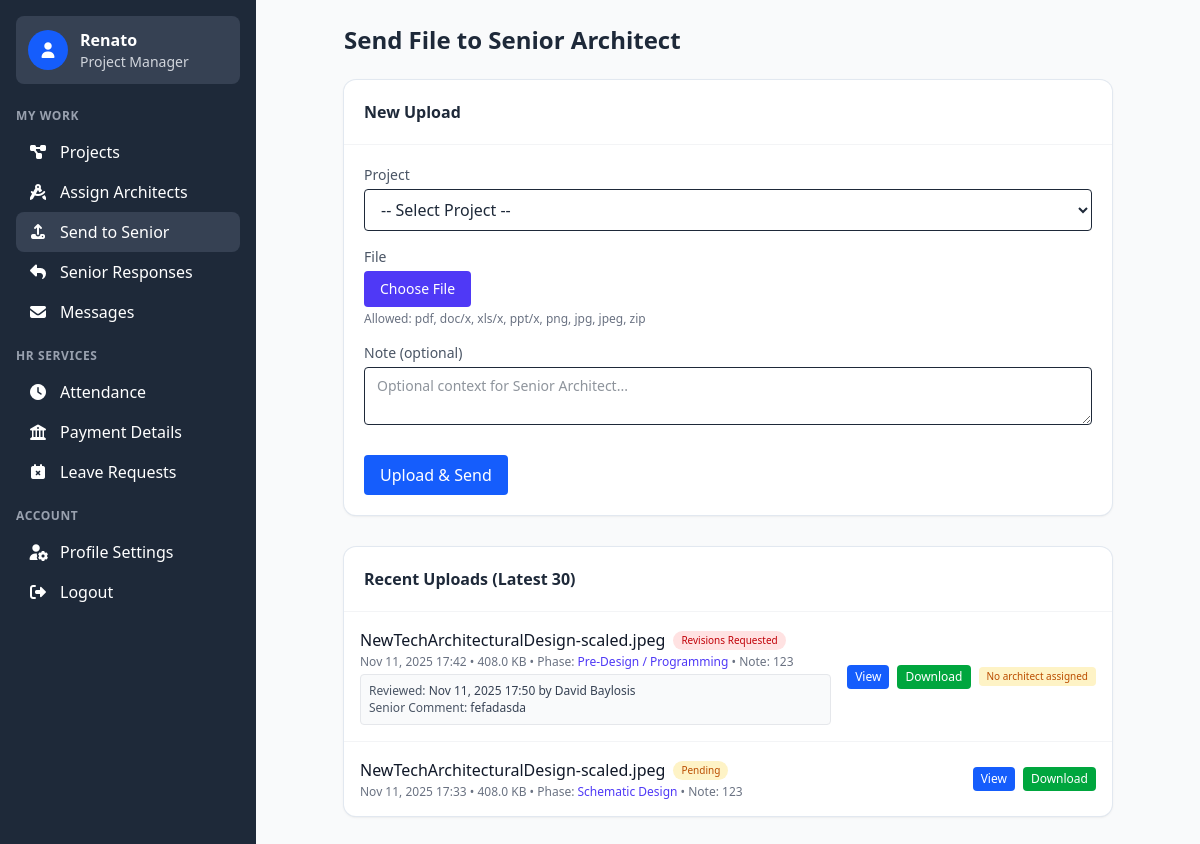
The app's page /employees/project_manager/pm_send_senior.php (signed in) with its own data.
### tables this page shows
CREATE TABLE `pm_senior_files` (
  `id` int(10) UNSIGNED NOT NULL,
  `project_id` int(10) UNSIGNED NOT NULL,
  `uploaded_by_employee_id` int(10) UNSIGNED NOT NULL,
  `design_phase` varchar(100) DEFAULT NULL,
  `original_name` varchar(255) NOT NULL,
  `stored_name` varchar(255) NOT NULL,
  `relative_path` varchar(255) NOT NULL,
  `mime_type` varchar(150) DEFAULT NULL,
  `size` bigint(20) UNSIGNED DEFAULT NULL,
  `note` text DEFAULT NULL,
  `status` enum('pending','reviewed','revisions_requested') NOT NULL DEFAULT 'pending',
  `senior_comment` text DEFAULT NULL,
  `reviewed_by_employee_id` int(11) DEFAULT NULL,
  `reviewed_at` datetime DEFAULT NULL,
  `uploaded_at` datetime NOT NULL DEFAULT current_timestamp()
);

### employees/project_manager/pm_send_senior.php (the view, shortened to what this page needs)
<?php
$db = getDB();
$db->setAttribute(PDO::ATTR_ERRMODE, PDO::ERRMODE_EXCEPTION);
$userId = (int)($_SESSION['user_id'] ?? 0);
try {
  $db->exec("CREATE TABLE IF NOT EXISTS pm_senior_files (
    id INT UNSIGNED NOT NULL AUTO_INCREMENT,
    project_id INT NOT NULL,
    uploaded_by_employee_id INT NULL,
    design_phase VARCHAR(150) NULL,
    original_name VARCHAR(255) NOT NULL,
    stored_name VARCHAR(255) NOT NULL,
    relative_path VARCHAR(255) NOT NULL,
    mime_type VARCHAR(100) NULL,
    size INT NULL,
    note TEXT NULL,
    status VARCHAR(50) DEFAULT 'pending',
    senior_comment TEXT NULL,
    reviewed_by_employee_id INT NULL,
    reviewed_at TIMESTAMP NULL DEFAULT NULL,
    uploaded_at TIMESTAMP NOT NULL DEFAULT CURRENT_TIMESTAMP,
    PRIMARY KEY (id),
    INDEX idx_project (project_id),
    INDEX idx_uploader (uploaded_by_employee_id),
    INDEX idx_status (status),
    INDEX idx_uploaded_at (uploaded_at)
  ) ENGINE=InnoDB DEFAULT CHARSET=utf8mb4 COLLATE=utf8mb4_general_ci");
} catch (Throwable $e) {  }
try {
  $empStmt = $db->prepare('SELECT employee_id FROM employees WHERE user_id = ? LIMIT 1');
  $empStmt->execute([$userId]);
  $row = $empStmt->fetch(PDO::FETCH_ASSOC);
  $employeeId = $row ? (int)$row['employee_id'] : 0;
} catch (Throwable $e) { $employeeId = 0; }
$recent = [];
try {
  $cols = [];
  try {
    $cRes = $db->query("SHOW COLUMNS FROM pm_senior_files");
    while ($c = $cRes->fetch(PDO::FETCH_ASSOC)) { $cols[$c['Field']] = true; }
  } catch (Throwable $ign) {}
  $select = [
    'id','project_id','design_phase','original_name','stored_name','relative_path','mime_type','size','note','uploaded_at'
  ];
  $hasStatus = isset($cols['status']);
  $hasComment = isset($cols['senior_comment']);
  $hasReviewedAt = isset($cols['reviewed_at']);
  $hasReviewer = isset($cols['reviewed_by_employee_id']);
  if ($hasStatus) { $select[] = "status"; }
  if ($hasComment) { $select[] = 'senior_comment'; }
  if ($hasReviewedAt) { $select[] = 'reviewed_at'; }
  if ($hasReviewer) { $select[] = 'reviewed_by_employee_id'; }
  $sql = 'SELECT ' . implode(',', $select) . ' FROM pm_senior_files WHERE uploaded_by_employee_id = ? ORDER BY uploaded_at DESC LIMIT 30';
  $list = $db->prepare($sql);
  $list->execute([$employeeId]);
  $recent = $list->fetchAll(PDO::FETCH_ASSOC);
  $projectArchitectMap = [];
  if ($recent) {
    $pids = [];
    foreach ($recent as $r) { if (!empty($r['project_id'])) { $pids[(int)$r['project_id']] = true; } }
    if ($pids) {
      $in = implode(',', array_map('intval', array_keys($pids)));
      try {
        $pa = $db->query("SELECT project_id, architect_id FROM projects WHERE project_id IN ($in)");
        while ($pr = $pa->fetch(PDO::FETCH_ASSOC)) { $projectArchitectMap[(int)$pr['project_id']] = (int)$pr['architect_id']; }
      } catch (Throwable $ign) {}
    }
  }
} catch (Throwable $e) {
  $dirScan = __DIR__ . '/../../PMuploads/';
  if (is_dir($dirScan)) {
    $files = array_diff(@scandir($dirScan, SCANDIR_SORT_DESCENDING) ?: [], ['.','..']);
    $count = 0;
    foreach ($files as $f) {
      $path = $dirScan . $f;
      if (is_file($path)) {
        $metaPath = $path . '.meta.json';
        $meta = [];
        if (is_file($metaPath)) {
          $json = @file_get_contents($metaPath);
            $meta = json_decode($json, true) ?: [];
        }
        $recent[] = [
          'original_name' => $meta['original_name'] ?? $f,
          'stored_name' => $f,
          'design_phase' => $meta['design_phase'] ?? '',
          'size' => filesize($path),
          'note' => $meta['note'] ?? '',
          'uploaded_at' => date('Y-m-d H:i:s', filemtime($path)),
          'status' => null,
          'relative_path' => 'PMuploads/' . $f
        ];
        if (++$count >= 30) break;
      }
    }
  }
}
include __DIR__ . '/../../backend/core/header.php';
?>
<main class="min-h-screen bg-gray-50 p-6">
  <div class="max-w-3xl mx-auto">
    <h1 class="text-2xl font-bold mb-6">Send File to Senior Architect</h1>
    <div class="bg-white rounded-xl shadow-sm ring-1 ring-slate-200 mb-8">
      <div class="p-5 border-b border-gray-100 font-semibold">New Upload</div>
      <form method="post" enctype="multipart/form-data" class="p-5 space-y-4" id="pmSendForm">
        <div>
          <label class="block text-sm text-gray-600 mb-1">Project</label>
          <select name="project_id" class="w-full border rounded px-3 py-2" required>
            <option value="">-- Select Project --</option>
          </select>
        </div>
        <div>
          <label class="block text-sm text-gray-600 mb-1">File</label>
          <label for="pmFileInput" class="inline-block cursor-pointer px-4 py-2 bg-indigo-600 text-white rounded text-sm hover:bg-indigo-700">Choose File</label>
          <p class="text-xs text-gray-500 mt-1">Allowed: pdf, doc/x, xls/x, ppt/x, png, jpg, jpeg, zip</p>
        </div>
        <div>
          <label class="block text-sm text-gray-600 mb-1">Note (optional)</label>
          <textarea name="note" rows="2" class="w-full border rounded px-3 py-2 text-sm" placeholder="Optional context for Senior Architect..."></textarea>
        </div>
        <div class="pt-2">
          <button type="submit" class="px-4 py-2 bg-blue-600 text-white rounded hover:bg-blue-700">Upload & Send</button>
        </div>
      </form>
    </div>
    <div class="bg-white rounded-xl shadow-sm ring-1 ring-slate-200">
      <div class="p-5 border-b border-gray-100 font-semibold">Recent Uploads (Latest 30)</div>
      <?php if (!$recent): ?>
        <div class="p-5 text-gray-500">No files uploaded yet.</div>
      <?php else: ?>
        <ul class="divide-y divide-gray-100">
          <?php foreach ($recent as $r): ?>
            <?php
              $phaseDisp = $r['design_phase'] ?? ($r['phase'] ?? '');
              $status = $r['status'] ?? null;
              $statusColor = 'bg-gray-200 text-gray-700';
              if ($status === 'pending') $statusColor = 'bg-amber-100 text-amber-700';
              elseif ($status === 'forwarded') $statusColor = 'bg-sky-100 text-sky-700';
              elseif ($status === 'reviewed') $statusColor = 'bg-green-100 text-green-700';
              elseif ($status === 'revisions_requested') $statusColor = 'bg-red-100 text-red-700';
              $fileUrl = '/ArchiFlow/' . ($r['relative_path'] ?? ('PMuploads/' . $r['stored_name']));
              $hasSeniorComment = !empty($r['senior_comment']);
              $reviewedAtFmt = !empty($r['reviewed_at']) ? date('M j, Y H:i', strtotime($r['reviewed_at'])) : '';
            ?>
            <li class="p-4 flex flex-col gap-3 md:flex-row md:items-center md:gap-4">
              <div class="flex-1 min-w-0">
                <div class="flex items-center gap-2">
                  <div class="font-medium text-gray-900 truncate"><?php echo htmlspecialchars($r['original_name'] ?? $r['stored_name']); ?></div>
                  <?php if ($status): ?><span class="text-[10px] px-2 py-0.5 rounded-full <?php echo $statusColor; ?> capitalize"><?php echo htmlspecialchars(str_replace('_',' ',$status)); ?></span><?php endif; ?>
                </div>
                <div class="text-xs text-gray-500 mt-0.5">
                  <?php echo date('M j, Y H:i', strtotime($r['uploaded_at'] ?? (date('Y-m-d H:i:s')))); ?> • <?php echo isset($r['size'])?number_format(((int)$r['size'])/1024,1):'0'; ?> KB
                  <?php if (!empty($phaseDisp)): ?> • Phase: <span class="text-indigo-600"><?php echo htmlspecialchars($phaseDisp); ?></span><?php endif; ?>
                  <?php if (!empty($r['note'])): ?> • Note: <?php echo htmlspecialchars($r['note']); ?><?php endif; ?>
                </div>
                <?php if ($hasSeniorComment || $reviewedAtFmt): ?>
                  <div class="mt-1 text-xs bg-gray-50 border border-gray-200 rounded p-2 text-gray-700 leading-snug">
                    <?php if ($reviewedAtFmt): ?>
                      <div><span class="font-medium text-gray-600">Reviewed:</span> <?php echo htmlspecialchars($reviewedAtFmt); ?><?php if (!empty($r['_reviewer_name'])): ?> by <?php echo htmlspecialchars($r['_reviewer_name']); ?><?php endif; ?></div>
                    <?php endif; ?>
                    <?php if ($hasSeniorComment): ?>
                      <div><span class="font-medium text-gray-600">Senior Comment:</span> <?php echo nl2br(htmlspecialchars($r['senior_comment'])); ?></div>
                    <?php endif; ?>
                  </div>
                <?php endif; ?>
              </div>
              <div class="flex items-center gap-2 shrink-0">
                <a href="<?php echo htmlspecialchars($fileUrl); ?>" target="_blank" class="px-2 py-1 bg-blue-600 text-white rounded text-xs hover:bg-blue-700">View</a>
                <a href="<?php echo htmlspecialchars($fileUrl); ?>" download class="px-2 py-1 bg-green-600 text-white rounded text-xs hover:bg-green-700">Download</a>
                <?php if (!empty($status) && $status === 'revisions_requested' && !empty($r['senior_comment']) && !empty($r['project_id']) && !empty($projectArchitectMap[(int)$r['project_id']])): ?>
                  <form method="post" onsubmit="return confirm('Forward this revision request to the assigned architect?');" class="inline">
                    <input type="hidden" name="forward_file_id" value="<?php echo (int)$r['id']; ?>" />
                    <button type="submit" class="px-2 py-1 bg-amber-600 text-white rounded text-xs hover:bg-amber-700">Forward to Architect</button>
                  </form>
                <?php elseif (!empty($status) && $status === 'revisions_requested' && empty($projectArchitectMap[(int)($r['project_id'] ?? 0)])): ?>
                  <span class="text-[10px] text-amber-700 bg-amber-100 px-2 py-0.5 rounded">No architect assigned</span>
                <?php endif; ?>
              </div>
            </li>
          <?php endforeach; ?>
        </ul>
      <?php endif; ?>
    </div>
  </div>
</main>
<?php include __DIR__ . '/../../backend/core/footer.php'; ?>

### records on screen
pm_senior_files: original_name "NewTechArchitecturalDesign-scaled.jpeg", status "Revisions Requested", ((int)$r['size'])/1024 "408.0", design_phase "Pre-Design / Programming", note "123", reviewed_at "Nov 11, 2025 17:50", _reviewer_name "David Baylosis", senior_comment "fefadasda", shows "No architect assigned"
pm_senior_files: original_name "NewTechArchitecturalDesign-scaled.jpeg", status "Pending", ((int)$r['size'])/1024 "408.0", design_phase "Schematic Design", note "123"

### other values on screen
$_SESSION['first_name'] "Renato"
$_SESSION['position'] "Project Manager"
